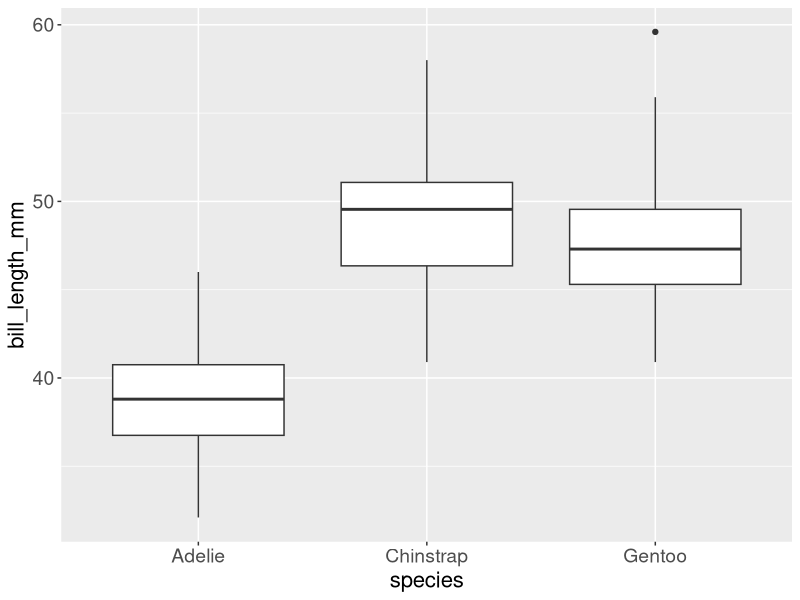
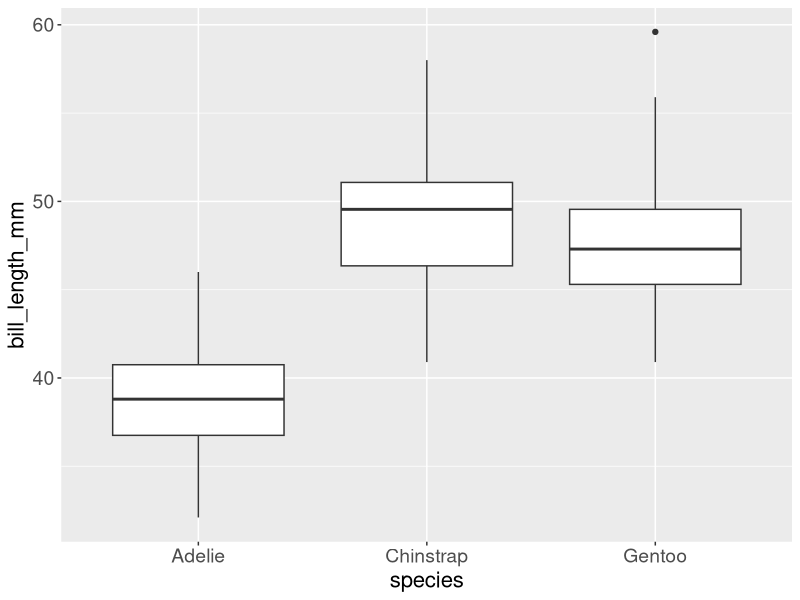

Write R code to recreate these figures, in order.

            library(ggplot2)
            library(palmerpenguins)
            built_answer <- tryCatch(
                {
                    set.seed(42)
                    ggplot(penguins, aes(x = species, y = bill_length_mm)) + geom_boxplot() + theme(axis.text = element_text(size = 14), axis.title = element_text(size = 16))
                    suppressWarnings(
                        if (!file.exists("/sandbox/figures/bill-length_species_boxplot_font_size_axis_answer.png")) {
                            ggsave(
                                width = 3,
                                height = 3,
                                "/sandbox/figures/bill-length_species_boxplot_font_size_axis_answer.png"
                            )
                        }
                    )
                    suppressWarnings(
                        ggplot_build(last_plot())
                    )
                },
                error = function(e) {
                    'ERROR'
                }
            )
            built_submission <- tryCatch(
                {
                    set.seed(42)
                    ggplot(penguins, aes(x = species, y = bill_length_mm)) +
  geom_boxplot() +
  theme(axis.text = element_text(size = 14),
       axis.title = element_text(size = 16))
                    suppressWarnings(
                        ggsave(
                            width = 3,
                            height = 3,
                            "figures/bill-length_species_boxplot_font_size_axis_submission_command-a-plus.png"
                        )
                    )
                    suppressWarnings(
                        ggplot_build(last_plot())
                    )
                },
                error = function(e) {
                    'ERROR'
                }
            )
            cat(isTRUE(all.equal(built_answer, built_submission)))
        
